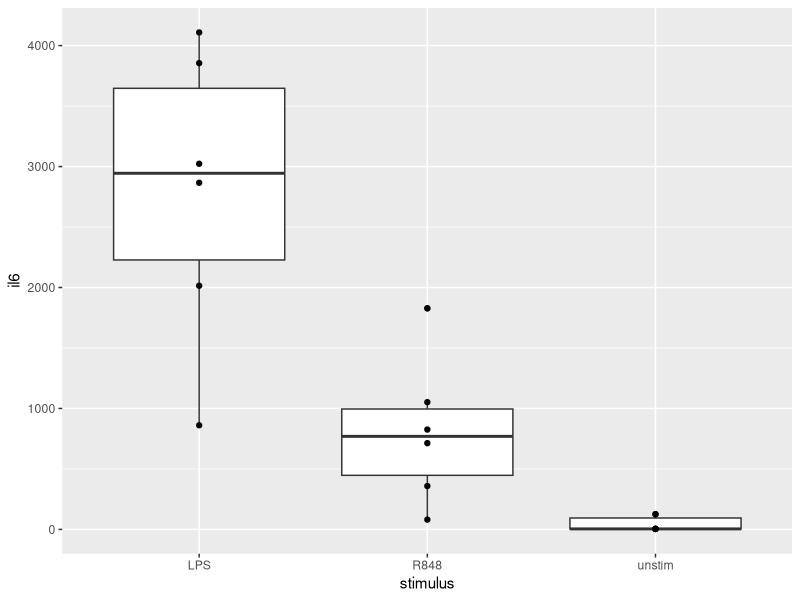
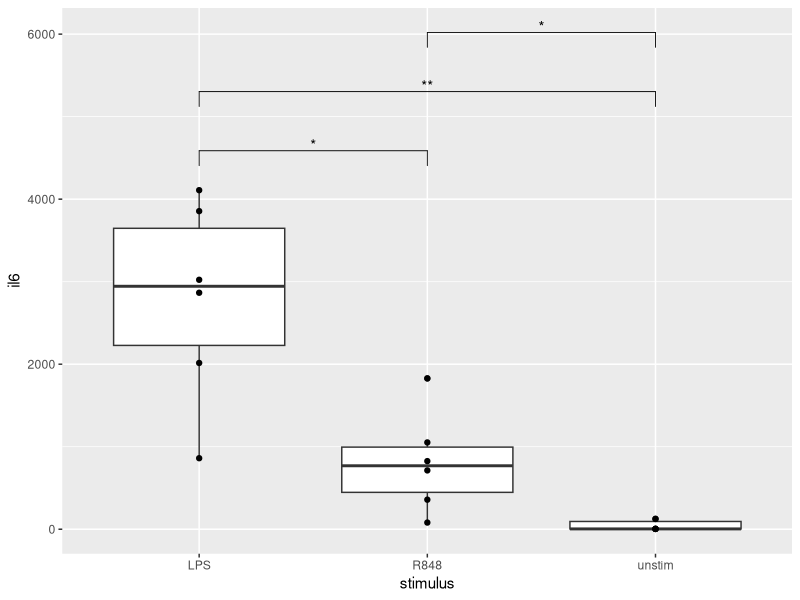

Generate these figures, in order, with R:
## ---- chunk 1
library(here)
library(tidyverse)
## ---- chunk 2
cyto_table <- read_tsv(here("data", "cyto_table.txt"))
## ---- chunk 3
cyto_table
## ---- chunk 4
p <- cyto_table %>% 
  ggplot(aes(stimulus, il6))+
  geom_boxplot()+
  geom_point()
p
## ---- chunk 5
stats <- cyto_table %>% 
  rstatix::t_test(il6~stimulus) %>% 
  rstatix::add_xy_position()

p +
  ggpubr::stat_pvalue_manual(stats)
